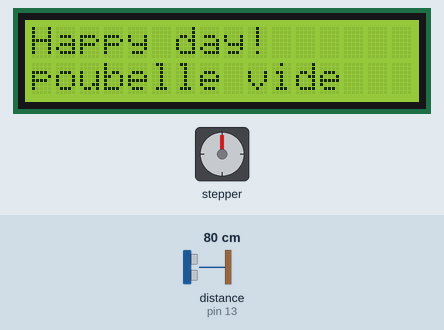
This sketch was run on a simulated Arduino Uno, built with avr-gcc and run on an emulated ATmega328P. Shown: 16×2 character LCD, stepper motor. Wiring (inferred from the names in the program): ultrasonic range finder: trigger pin 12; echo pin 13. The inputs (shaded band) are chosen by the test bench; at power-on: distance to the obstacle (sensor on pin 13) 80 cm. The echo pulse lasts 58.3 µs per cm; stepper angles assume 2038 steps per turn; what the sketch prints to the serial monitor is not drawn.

Above: at 1.7 s.
1.8 s: distance to the obstacle (sensor on pin 13) set to 2 cm
At 1.99 s:
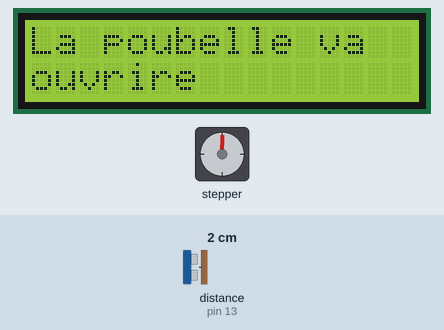
At 2.6 s:
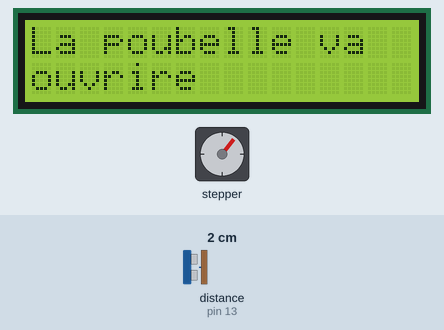
4.2 s: distance to the obstacle (sensor on pin 13) set to 18 cm
At 4.42 s:
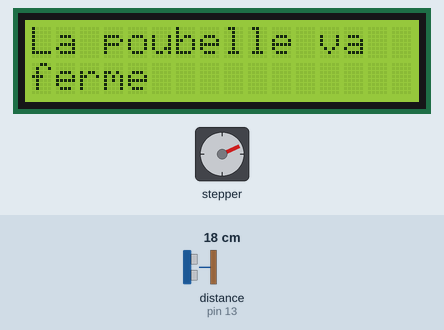
At 5.03 s:
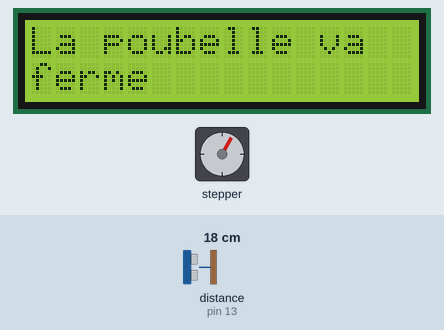
6.9 s: distance to the obstacle (sensor on pin 13) set to 60 cm
9.9 s: distance to the obstacle (sensor on pin 13) set to 120 cm
12.9 s: distance to the obstacle (sensor on pin 13) set to 35 cm
15.9 s: distance to the obstacle (sensor on pin 13) set to 250 cm
Timing chart, 0 to 18.9 s (numbered marks = the images above; inputs shaded):
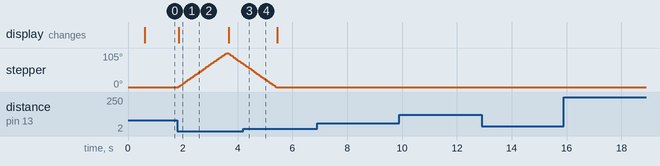

The sketch:

smart_trash.ino
```cpp
#include <LiquidCrystal_I2C.h>
#include <Stepper.h>

// stepper Motor
const int stepsPerRevolution = 2038;
Stepper myStepper = Stepper(stepsPerRevolution, 8, 10, 9, 11);
// LCD
LiquidCrystal_I2C lcd(0x27, 16, 2);
// Ultra
long t;

void setup() {
  Serial.begin(9600);
  pinMode(13,INPUT); //echo
  pinMode(12,OUTPUT); //trig
  lcd.init();  // Initialize I2C LCD module
  lcd.backlight();
  lcd.setCursor(0, 0);               // Go to column 0, row 1
  lcd.print("Hi, it's meca");
  delay(500);
  myStepper.setSpeed(10);
}

void loop() {
  lcd.clear();  // Initialize I2C LCD module
  lcd.setCursor(0, 0);               // Go to column 0, row 1
  lcd.print("Happy day!");
  lcd.setCursor(0, 1);               // Go to column 0, row 2
  lcd.print("poubelle vide");
  //ultra son
  digitalWrite(12,HIGH);
  delayMicroseconds(10);
  digitalWrite(12,LOW);
  t = pulseIn(13,HIGH);
  float v = 340; //m/s
  float d = (v*t/10000)/2;
  Serial.print(d);
  Serial.println("cm");

  if (d<10){
    lcd.clear();  // Initialize I2C LCD module
    lcd.setCursor(0, 0);               // Go to column 0, row 1
    lcd.print("La poubelle va ");
    lcd.setCursor(0, 1);               // Go to column 0, row 2
    lcd.print("ouvrire");
    // Rotate CW slowly at 10 RPM
    myStepper.step(600);
    lcd.clear();
    lcd.setCursor(0, 0);               // Go to column 0, row 1
    lcd.print("La poubelle va ");
    lcd.setCursor(0, 1);               // Go to column 0, row 2
    lcd.print("ferme");
    // Rotate CCW quickly at 10 RPM
    //monter
    myStepper.step(-600);
  }else{
    lcd.clear();  // Initialize I2C LCD module
    lcd.setCursor(0, 0);               // Go to column 0, row 1
    lcd.print("Happy day!");
    lcd.setCursor(0, 1);               // Go to column 0, row 2
    lcd.print("poubelle vide");
  }
}
```

Measured:
- after the input at 1.8 s, stepper: turns 105° clockwise in 1.8 s, then 32° counter-clockwise in 0.53 s; the display: changes after 0.05 s (image 1)
- after the input at 4.2 s, stepper: goes on until 5.4 s, then stays 0°
- after the input at 6.9 s, every drawn part: stays the same
- after the input at 9.9 s, every drawn part: stays the same
- after the input at 12.9 s, every drawn part: stays the same
- after the input at 15.9 s, every drawn part: stays the same
